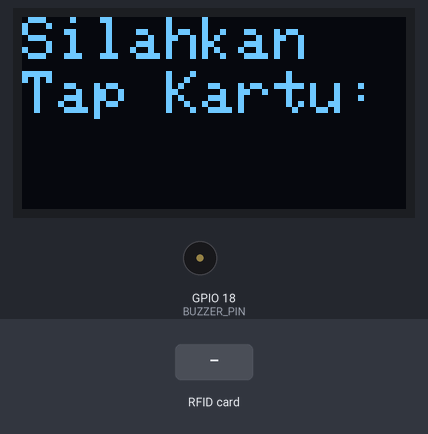
The sketch below on a simulated ESP32. On the bench: 128×64 one-colour display, buzzer (waves = sounding, pin HIGH). The test bench sets the inputs (shaded band). WiFi joins after 1.5 s; servers stay silent unless stated; uploads are accepted with an empty reply; what the sketch prints to the serial monitor is not drawn.

Above: at 3.7 s.
3.8 s: RFID card 12 34 56 78 held to the reader
At 4.7 s:
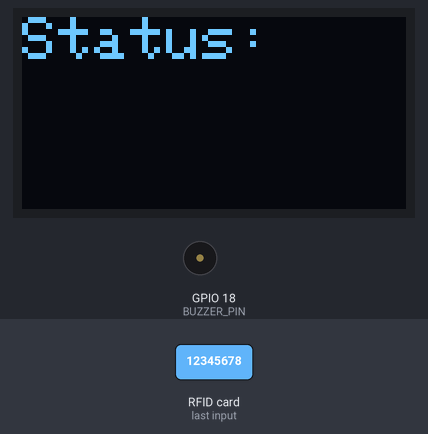
6.3 s: RFID card 5E 7A 19 C4 held to the reader
At 8.2 s:
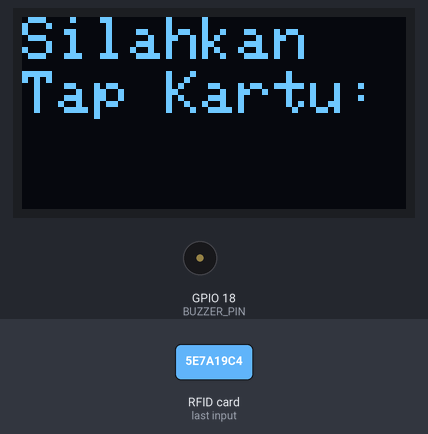
Timing chart, 0 to 9.7 s (numbered marks = the images above; inputs shaded):
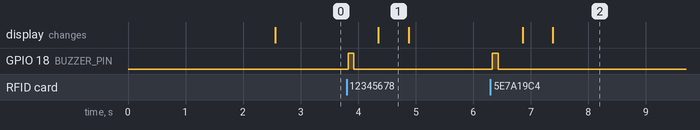

The sketch:

oled.ino
```cpp
#include "WiFi.h"
#include <HTTPClient.h>
#include <Wire.h>
#include <Adafruit_GFX.h>
#include <Adafruit_SSD1306.h>
#include <PN532_I2C.h>
#include <PN532.h>

#define SCREEN_WIDTH 128
#define SCREEN_HEIGHT 64
#define OLED_RESET -1
Adafruit_SSD1306 display(SCREEN_WIDTH, SCREEN_HEIGHT, &Wire, OLED_RESET);
#define BUZZER_PIN 18

//#define PN532_I2C_ADDRESS (0x48)
PN532_I2C pn532_i2c(Wire);
PN532 nfc(pn532_i2c);

char* ssid              = "absen";
char* password          = "12345678";
char* host              = "saraja.my.id";


void setup() {
  Serial.begin(115200);
  pinMode(BUZZER_PIN, OUTPUT);
  while (!Serial) delay(10);
  Serial.println("Hello!");
  if (!display.begin(SSD1306_SWITCHCAPVCC, 0x3C)) {
    Serial.println(F("SSD1306 allocation failed"));
    for (;;);
  }
  display.clearDisplay();
  display.setTextSize(2);
  display.setTextColor(SSD1306_WHITE);
  display.setCursor(0,0);
  display.println("Cek Wifi");
  display.setCursor(0,18);
  display.println("...");
  WiFi.begin(ssid, password);
  Serial.println("conecting...");
  while(WiFi.status()!=WL_CONNECTED)
  {
    Serial.print(".");
    delay(500);
  }
  Serial.print("terhubung");
  delay(1000);
  display.clearDisplay();
  nfc.begin();
  uint32_t versiondata = nfc.getFirmwareVersion();
  if (!versiondata) {
    Serial.print("Didn't find PN53x board");
    while (1);
  }
  nfc.SAMConfig();
  Serial.println("Waiting for an NFC tag...");
  display.setTextSize(2);
  display.setTextColor(SSD1306_WHITE);
  display.setCursor(0,0);
  display.println("Silahkan");
  display.setCursor(0,18);
  display.println("Tap Kartu:");
  display.display();
}

void loop() {
  uint8_t success;
  uint8_t uid[] = { 0, 0, 0, 0, 0, 0, 0 };
  uint8_t uidLength;

  success = nfc.readPassiveTargetID(PN532_MIFARE_ISO14443A, uid, &uidLength);
  display.clearDisplay();
  display.setTextSize(2);
  display.setTextColor(SSD1306_WHITE);
  display.setCursor(0,0);
  display.println("Silahkan");
  display.setCursor(0,18);
  display.println("Tap Kartu:");
  display.display();
  if (success) {
    digitalWrite(BUZZER_PIN, HIGH);
    delay(100);
    digitalWrite(BUZZER_PIN, LOW);
    Serial.println("Found an NFC tag!");
    display.clearDisplay();
    display.setTextSize(2);
    display.setTextColor(SSD1306_WHITE);
    display.setCursor(0,0);
    display.println("Status:");
    String idkartu;
    for (uint8_t i=0; i < uidLength; i++)
    {
      Serial.print("");Serial.print(uid[i], HEX);
      idkartu += String(uid[i], HEX);
    }
    idkartu.toUpperCase();
    WiFiClient client;
    if(!client.connect(host, 80))
    {
      Serial.println("Conection Failed");
      display.setTextSize(2);
      display.setTextColor(SSD1306_WHITE);
      display.setCursor(0,18);
      display.println("Koneksi\nGagal");
      display.display();
      delay(1000); // Delay 1 detik ketika koneksi gagal
      display.clearDisplay();
      display.setTextSize(2);
      display.setTextColor(SSD1306_WHITE);
      display.setCursor(0,0);
      display.println("Silahkan");
      display.setCursor(0,18);
      display.println("Tap Kartu:");
      display.display();
      return;
    }
    String Link2;
    HTTPClient http;
    Link2 = "https://" + String(host) + "/kirimKartu.php?nokartu=" + idkartu;
    http.begin(Link2);
    int httpCode = http.GET();
    String respon = http.getString();
    Serial.println(respon);
    display.setTextSize(2);
    display.setTextColor(SSD1306_WHITE);
    display.setCursor(0,18);
    display.println(respon);
    display.display();
    http.end();
    delay(500); // Delay 1/2 detik sebelum kembali ke pesan "Silahkan Tap Kartu"
    display.clearDisplay();
    display.setTextSize(2);
    display.setTextColor(SSD1306_WHITE);
    display.setCursor(0,0);
    display.println("Silahkan");
    display.setCursor(0,18);
    display.println("Tap Kartu:");
    display.display();
    display.clearDisplay();
  }
  delay(500);
}
```

Measured:
- after the input at 3.8 s, GPIO 18 (BUZZER_PIN): LOW → HIGH at once, → LOW 0.10 s later; the display: changes after 0.55 s (image 1)
- after the input at 6.3 s, GPIO 18 (BUZZER_PIN): LOW → HIGH at once, → LOW 0.10 s later; the display: first changes after 0.56 s (image 2 shows a later state)
- what the display in image 1 shows lasts 0.5 s, from 4.4 s to 4.9 s
